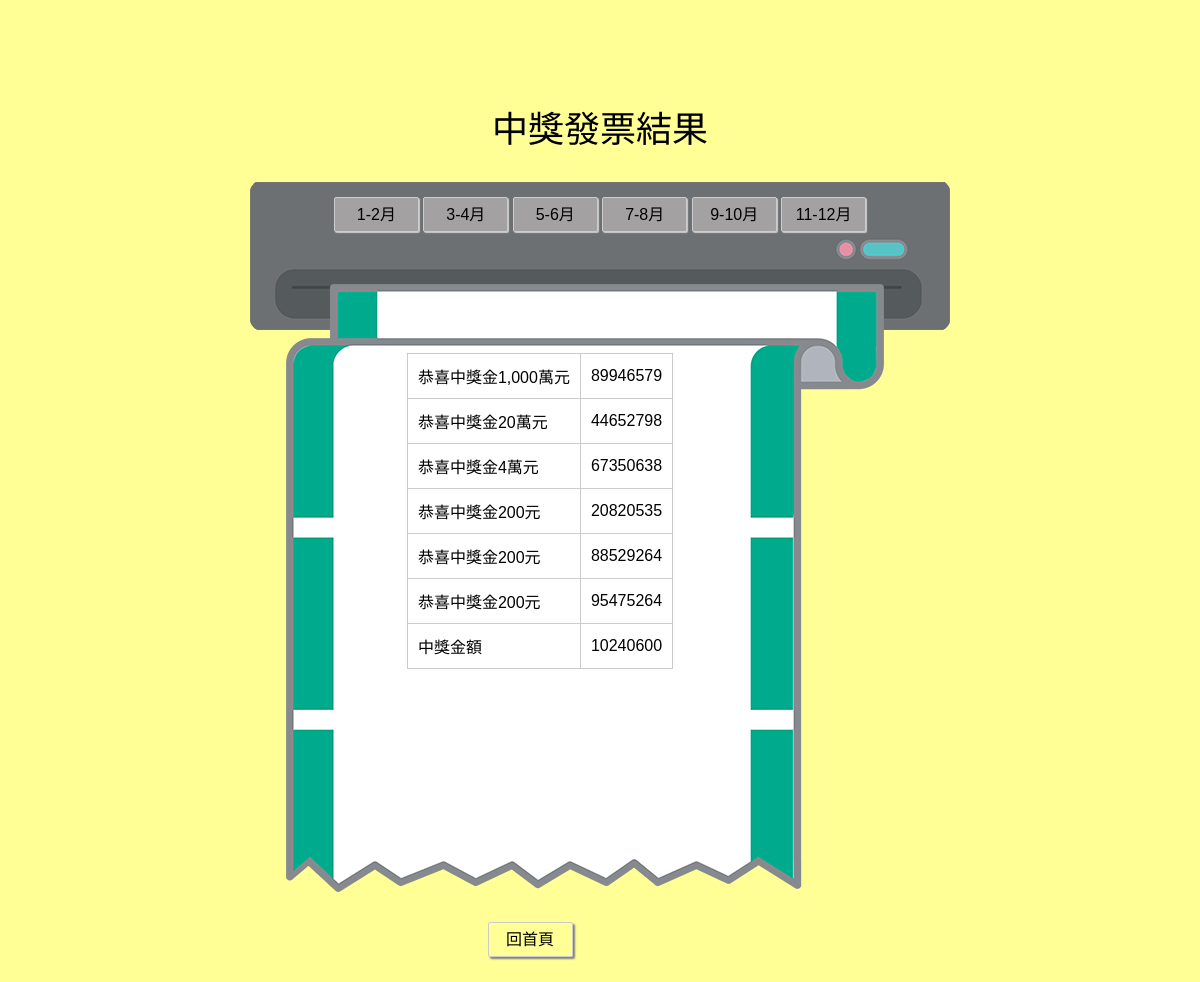
The app's page /check-rewards.php?period=6 with its own data.
### tables this page shows
CREATE TABLE `receipt` (
  `id` int(10) NOT NULL COMMENT '序號',
  `year` int(4) NOT NULL COMMENT '年份',
  `month` int(2) NOT NULL COMMENT '月份',
  `number` varchar(10) NOT NULL COMMENT '發票號碼',
  `cost` int(10) NOT NULL COMMENT '金額'
);

### connect.php (the view, shortened to what this page needs)
<?php
$dsn = "mysql:host=localhost;charset=utf8;dbname=lottery";
$pdo = new PDO($dsn,'root','0303');
function find($table,$period){
    global $pdo;
    $year = 2019;
    $oddMonth = ($period*2)-1;
    $evenMonth = $period*2;
    $sql = "select * from $table where (month='$oddMonth' or month='$evenMonth') and year='$year'";
    return $pdo->query($sql)->fetchAll();
}
function findGP($table,$period){
    global $pdo;
    $year = 2019;
    $oddMonth = ($period*2)-1;
    $evenMonth = $period*2;
    $monthGroup = $oddMonth."-".$evenMonth;
    $sql = "select * from $table where month_group='$monthGroup' and year='$year'";
    return $pdo->query($sql)->fetch();
}
function checked($receiptnum, $grandnum){
    for($i=0; $i<6; $i++){
        if(substr($receiptnum, $i) == substr($grandnum, $i)){
            switch($i){
                case 0:
                    echo "<tr><td>恭喜中獎金20萬元</td>";
                    echo "<td>".$receiptnum."</td></tr>";
                    return 200000;
                    break;
                case 1:
                    echo "<tr><td>恭喜中獎金4萬元</td>";
                    echo "<td>".$receiptnum."</td></tr>";
                    return 40000;
                    break;
                case 5:
                    echo "<tr><td>恭喜中獎金200元</td>";
                    echo "<td>".$receiptnum."</td></tr>";
                    return 200;
                    break;
            }
        break;
        }
    }
}
function checkOthers($receiptnum, $othersnum){
    if(substr($receiptnum, 5) == $othersnum){
        echo "<tr><td>恭喜中獎金200元</td>";
        echo "<td>".$receiptnum."</td></tr>";
        return 200;
    }
}
?>

### check-rewards.php (shortened to what this page needs)
<!DOCTYPE html>
<html lang="en">
<head>
</head>
<body>
    <p>中獎發票結果</p>
    <div id="main">
    <div id="topbar">
        <a class="color" href="check-rewards.php?period=1">1-2月</a>
        <a class="color" href="check-rewards.php?period=2">3-4月</a>
        <a class="color" href="check-rewards.php?period=3">5-6月</a>
        <a class="color" href="check-rewards.php?period=4">7-8月</a>
        <a class="color" href="check-rewards.php?period=5">9-10月</a>
        <a class="color" href="check-rewards.php?period=6">11-12月</a>
    </div><br>
    <div id="listbg">
        <div id="list">
        <table>
    <?php
    include "connect.php";
    if(!empty($_GET['period'])){
        $row1 = findGP("rewards",$_GET['period']);
        $superspecialnum = $row1['super_special'];
        $specialnum = $row1['special'];
        $grandnum1 = $row1['grand1'];
        $grandnum2 = $row1['grand2'];
        $grandnum3 = $row1['grand3'];
        $othersnum1 = $row1['others1'];
        $othersnum2 = $row1['others2'];
        $othersnum3 = $row1['others3'];
        $row2 = find("receipt",$_GET['period']);
        $total = 0;
        foreach($row2 as $reward){
            $num = substr($reward['number'],2);
            if($num == $superspecialnum){
                echo "<tr><td>恭喜中獎金1,000萬元</td>";
                echo "<td>".$num."</td><tr>";
                $total = $total + 10000000;
            }else if($num == $specialnum){
                echo "<tr><td>恭喜中獎金200萬元</td>";
                echo "<td>".$num."</td><tr>";
                $total = $total + 2000000;
            }
            $total = $total + checked($num, $grandnum1);
            $total = $total + checked($num, $grandnum2);
            $total = $total + checked($num, $grandnum3);
            $total = $total + checkOthers($num, $othersnum1);
            $total = $total + checkOthers($num, $othersnum2);
            $total = $total + checkOthers($num, $othersnum3);
        }
    ?>
        <tr>
            <td>中獎金額</td>
            <td><?=$total;?></td>
        </tr>
    <?php
    }
    ?>
        </table>
        </div>
    </div>
        <div id="index"><a href="index.php">回首頁</a></div>
    </div>
</body>
</html>

### check-rewards.php (style rules this page uses)
* { font-family: "Microsoft JhengHei", Arial, Helvetica, sans-serif; box-sizing: border-box; margin: 0; padding: 0; list-style-type: none; }
body { background: #FFFF96; }
p { text-align: center; margin: 100px auto 30px auto; font-size: 36px; }
a { text-decoration: none; display: inline-block; width: 85px; height: 35px; border: 1px solid #ccc; border-radius: 2px; color: black; padding: 3px; text-align: center; box-shadow: 2px 2px 2px grey; }
table { margin: auto; border-collapse: collapse; }
td { border: 1px solid #ccc; padding: 10px; }
#main { width: 750px; height: 800px; margin: 0 auto; position: relative; }
#topbar { width: 700px; height: 148px; padding: 15px; margin: 0 25px; text-align: center; justify-content: space-between; position: absolute; background-image: url(./images/printer.png); }
#listbg { width: 600px; height: 610px; margin: 83px 60px; padding: 20px 0 0 0; position: absolute; background-image: url(./images/invoice.png); }
#list { width: 410px; height: 500px; position: absolute; overflow: auto; margin: 50px; }
#index { width: 110px; height: 60px; text-align: center; margin: 0 250px; padding: 10px; position: absolute; bottom: 10px; }
.color { background: #a3a1a1; box-shadow: 1px 1px 1px #ccc; }

### records on screen
receipt: number "89946579"
receipt: number "44652798"
receipt: number "67350638"
receipt: number "20820535"
receipt: number "88529264"
receipt: number "95475264"

### other values on screen
$total "10240600"
